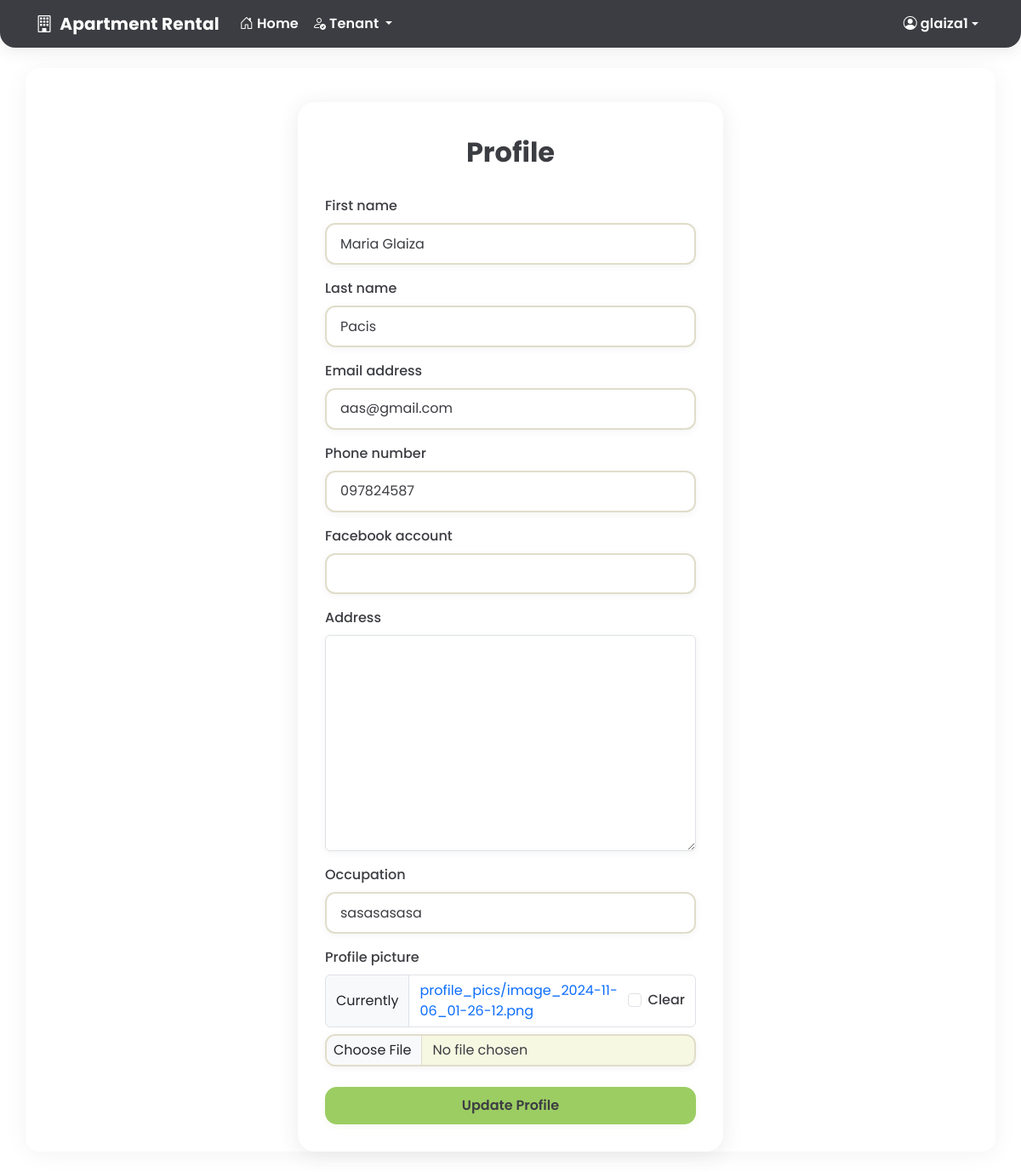
The app's page /profile/ (signed in) with its own data.
### core/models.py (models this page shows, shortened)
class User(AbstractUser):
    CLIENT = 1
    TENANT = 2
    ADMIN = 3
    ROLE_CHOICES = (
        (CLIENT, 'Client'),
        (TENANT, 'Tenant'),
        (ADMIN, 'Admin'),
    )
    role = models.PositiveSmallIntegerField(choices=ROLE_CHOICES, default=CLIENT)
    phone_number = models.CharField(max_length=20, blank=True, null=True)
    facebook_account = models.URLField(blank=True, null=True)
    address = models.TextField(blank=True, null=True)
    occupation = models.CharField(max_length=100, blank=True, null=True)
    profile_picture = models.ImageField(upload_to='profile_pics/', blank=True, null=True)

### core/views.py (the view)
# urls.py: path('profile/', views.profile, name='profile'),
@login_required
def profile(request):
    if request.method == 'POST':
        form = UserUpdateForm(request.POST, request.FILES, instance=request.user)
        if form.is_valid():
            form.save()
            messages.success(request, 'Your profile has been updated!')
            return redirect('profile')
    else:
        form = UserUpdateForm(instance=request.user)
    return render(request, 'accounts/profile.html', {'form': form})

### core/forms.py
class UserUpdateForm(forms.ModelForm):
    class Meta:
        model = User
        fields = ['first_name', 'last_name', 'email', 'phone_number',
                 'facebook_account', 'address', 'occupation', 'profile_picture']

### templates/accounts/profile.html (shortened to what this page needs)
{% extends 'base.html' %}
{% load crispy_forms_tags %}
{% block content %}
<div class="profile-container">
    <div class="profile-card">
        <h2 class="profile-title">Profile</h2>
        <form method="post" enctype="multipart/form-data">
            {{ form|crispy }}
            <div class="d-grid gap-2 mt-4">
                <button type="submit" class="profile-btn">Update Profile</button>
            </div>
        </form>
    </div>
</div>
{% endblock %}

### templates/partials/_navbar.html (shortened to what this page needs)
<nav class="navbar navbar-expand-lg navbar-charcoal">
    <div class="container">
        <a class="navbar-brand fw-bold d-flex align-items-center" href="{% url 'home' %}">
            <i class="bi bi-building me-2"></i>Apartment Rental
        </a>
        <div class="collapse navbar-collapse" id="navbarNav">
            <ul class="navbar-nav me-auto">
                <li class="nav-item">
                    <a class="nav-link" href="{% url 'home' %}">
                        <i class="bi bi-house-door me-1"></i>Home
                    </a>
                </li>
                {% if user.is_authenticated %}
                    {% if user.role == user.ADMIN or user.is_superuser %}
                        <li class="nav-item dropdown">
                            <a class="nav-link dropdown-toggle" href="#" id="adminDropdown" role="button" data-bs-toggle="dropdown">
                                <i class="bi bi-speedometer2 me-1"></i>Admin
                            </a>
                            <ul class="dropdown-menu">
                                <li><a class="dropdown-item" href="{% url 'admin_dashboard' %}"><i class="bi bi-grid me-2"></i>Dashboard</a></li>
                                <li><a class="dropdown-item" href="{% url 'admin_units_list' %}"><i class="bi bi-house-gear me-2"></i>Units</a></li>
                                <li><a class="dropdown-item" href="{% url 'admin_applications' %}"><i class="bi bi-file-earmark-text me-2"></i>Applications</a></li>
                                <li><a class="dropdown-item" href="{% url 'admin_tenants' %}"><i class="bi bi-people me-2"></i>Tenants</a></li>
                                <li><a class="dropdown-item" href="{% url 'admin_payments' %}"><i class="bi bi-cash-stack me-2"></i>Payments</a></li>
                                <li><a class="dropdown-item" href="{% url 'admin_announcements' %}"><i class="bi bi-megaphone me-2"></i>Announcements</a></li>
                                <li><a class="dropdown-item" href="{% url 'admin_leave_requests' %}"><i class="bi bi-door-open me-2"></i>Leave Requests</a></li>
                                <li><a class="dropdown-item" href="{% url 'admin_messages' %}"><i class="bi bi-chat-left-text me-2"></i>Messages</a></li>
                            </ul>
                        </li>
                    {% elif user.role == user.TENANT %}
                        <li class="nav-item dropdown">
                            <a class="nav-link dropdown-toggle" href="#" id="tenantDropdown" role="button" data-bs-toggle="dropdown">
                                <i class="bi bi-person-check me-1"></i>Tenant
                            </a>
                        </li>
                    {% endif %}
                {% endif %}
            </ul>
            <ul class="navbar-nav">
                {% if user.is_authenticated %}
                    <li class="nav-item dropdown">
                        <a class="nav-link dropdown-toggle d-flex align-items-center" href="#" id="userDropdown" role="button" data-bs-toggle="dropdown">
                            <i class="bi bi-person-circle me-1"></i>
                            <span class="d-none d-lg-inline">{{ user.username|truncatechars:12 }}</span>
                        </a>
                    </li>
                {% endif %}
            </ul>
        </div>
    </div>
</nav>

### static/css/style.css (style rules this page uses)
:root { --charcoal: #3C3D42; --kiwi-green: #9CCD62; --soft-cream: #F6F8E2; --sage-beige: #E0DDCA; --cloud-white: #FFFFFF; --error-red: #D9534F; --sky-blue: #5BC0DE; --success-olive: #6BA539; --neutral-gray: #A9A9A9; }
body { background-color: #f8f9fa; }
input[type="text"], input[type="email"], input[type="password"], input[type="number"], input[type="file"], input[type="date"], input[type="datetime-local"], input[type="time"], input[type="url"], input[type="search"], select, textarea { font-family: 'Poppins', Arial, sans-serif; background: var(--cloud-white); color: var(--charcoal); border: 2px solid var(--sage-beige); border-radius: 12px; padding: 0.65rem 1rem; font-size: 1rem; box-shadow: 0 2px 8px 0 rgba(60, 61, 66, 0.06); transition: border 0.2s, box-shadow 0.2s; outline: none; margin-bottom: 0.5rem; }
input[type="file"] { padding: 0.3rem 0.5rem; background: var(--soft-cream); }
label { font-family: 'Poppins', Arial, sans-serif; color: var(--charcoal); font-weight: 500; margin-bottom: 0.25rem; }
a { text-decoration: none; }

### templates/partials/_navbar.html (style rules this page uses)
.navbar-charcoal { background-color: var(--charcoal) !important; color: var(--cloud-white) !important; border-radius: 0 0 18px 18px; box-shadow: 0 4px 18px 0 rgba(60, 61, 66, 0.10); font-family: 'Poppins', Arial, sans-serif !important; padding-top: 0.5rem; padding-bottom: 0.5rem; }
.navbar-charcoal .navbar-brand, .navbar-charcoal .nav-link, .navbar-charcoal .bi { color: var(--cloud-white) !important; font-family: 'Poppins', Arial, sans-serif !important; font-weight: 600; letter-spacing: 0.01em; }

### templates/accounts/profile.html (style rules this page uses)
.profile-container { font-family: 'Poppins', Arial, sans-serif !important; margin-top: 2.5rem; }
.profile-card { background: var(--cloud-white); border-radius: 20px; box-shadow: 0 4px 24px 0 rgba(60, 61, 66, 0.10); border: none; padding: 2.5rem 2rem 2rem 2rem; max-width: 500px; margin: 0 auto; }
.profile-title { font-weight: 700; color: var(--charcoal); margin-bottom: 2rem; text-align: center; }
.profile-btn { background: var(--kiwi-green); color: var(--charcoal); border-radius: 14px; font-weight: 600; border: none; box-shadow: 0 2px 8px 0 rgba(156, 205, 98, 0.10); padding: 0.65rem 1.5rem; font-size: 1rem; margin-bottom: 0; transition: background 0.2s, color 0.2s; width: 100%; }

### records on screen
User: username "glaiza1", first_name "Maria Glaiza", last_name "Pacis", email "aas@gmail.com", phone_number "097824587", occupation "sasasasasa"
